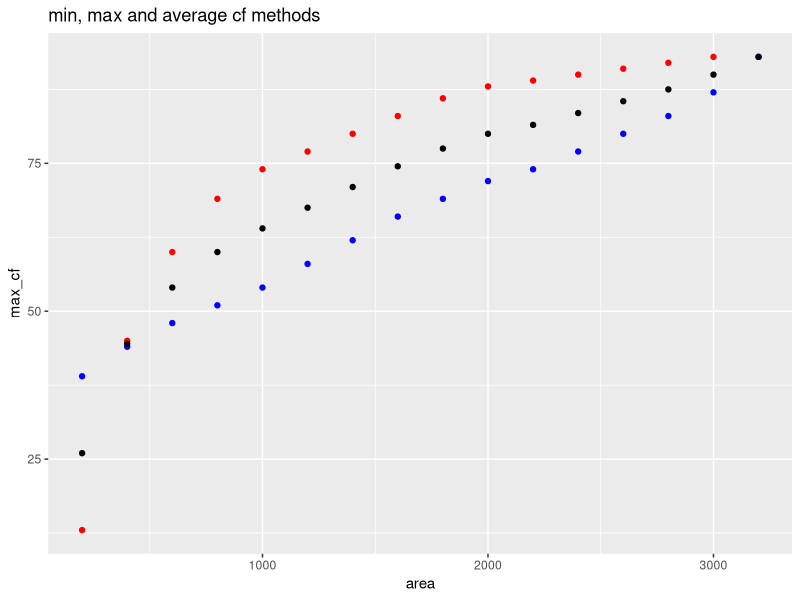
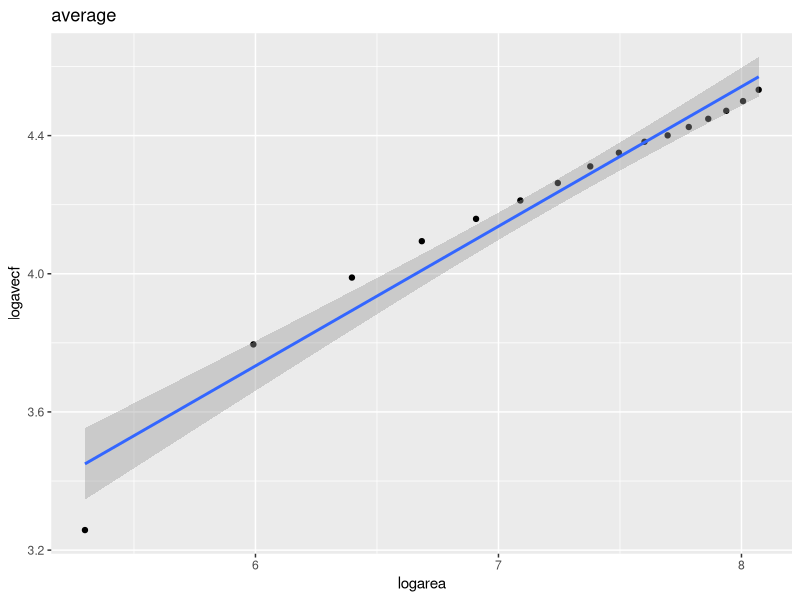
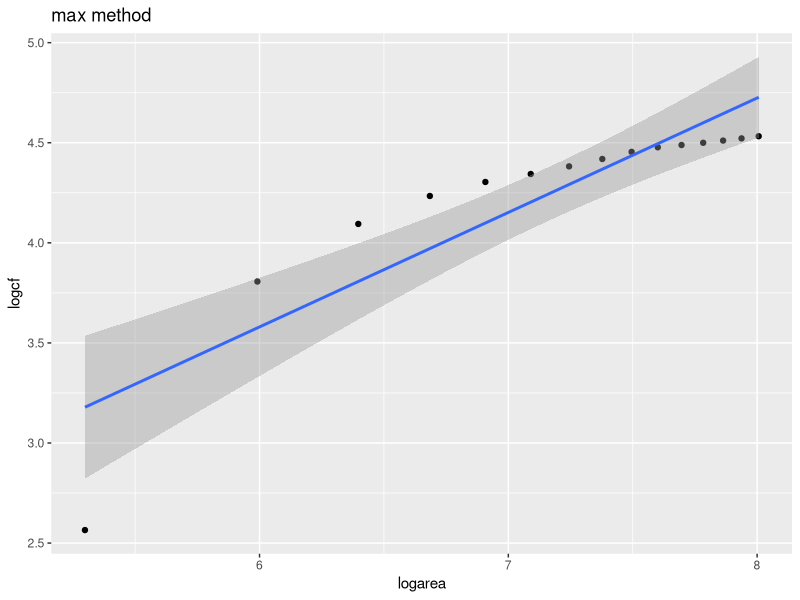
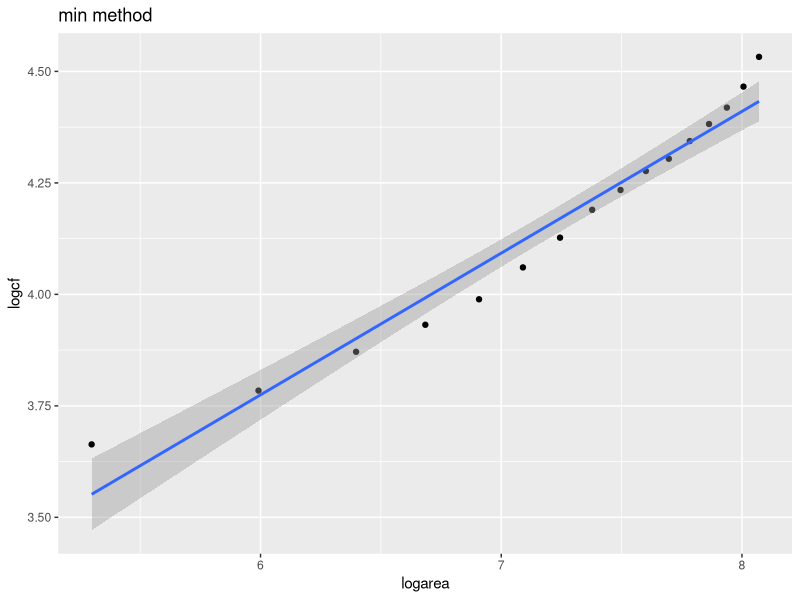

Recreate these plots in R, in order. (Note: this script raises an error after producing the figures.)
rm(list = ls())
cat("\014")
library(dplyr)
library(ggplot2)
library(nlme)
library(gridExtra)
#plot level SAC


plotrichness = read.csv("../Data/plot_rich.csv")
#plot richness includes the missing plots as 0's
plotrichness = plotrichness[, -1]

#Input all the ground flora data
Data = read.csv("../Data/GroundCover.csv")
Data_Yr2 = Data %>% filter(Yr_2 == 2)#%>%select(SITE,PLOT,NEST,COV,Amalgams)
colnames(Data_Yr2) = c("SITE", "PLOT", "NEST", "Cover", "BRC_number", "Year")
veg_codes = read.csv("../Data/vegetation_codes.csv")

# the  bryophytes, lichen etc have already been removed from veg codes csv so join this with ground cover to eliminate bryophytes from counts


colnames(veg_codes) = c("Species", "BRC_number")
Data_Yr2_veg = Data_Yr2 %>% inner_join(veg_codes)
# now using Dat_Yr2_veg means analysis is carried out without bryophytes


missing_sites = c(15, 17, 38, 46, 46, 46, 59, 59, 63,
                  74, 77, 83, 90, 98, 98, 98, 59, 79,
                  79, 91, 99, 99, 99, 48, 48, 29, 29,
                  82, 77)
missing_plots = c(1,15, 9, 2, 8, 16, 1, 8, 14, 16, 1,
                  16, 2,11,12,14,1, 2, 3, 15, 10, 13,
                  14, 7, 10, 2, 1, 7, 16)
missing = as.data.frame(cbind(missing_sites, missing_plots))
colnames(missing) = c("Site", "Plot")

# calculate SAC starting from least rich plot
#select plot with least amount of species
#remove missing plots from Data_Yr2_veg



sac_max = list()

for (i in 1:103){
  f = vector()
  plotvect = c(1:16)
  sitevector = plotrichness[i,] # vector of richnesses of each plot for site i
  # remove zero values of missing plots
  #sitevector = sitevector[sitevector != 0]
  sitevector[sitevector == 0] = NA
  start = which.min(sitevector) # take plot with min richness
  siteveg = Data_Yr2_veg %>% filter(SITE == i) #get species data for site i
  startplot = siteveg %>% filter(PLOT == start) # get species data for min plot
  f[1] = length(unique(startplot$Species)) # first frequency  is just richness of min plot
  restofplots = siteveg %>% filter(PLOT != start) # take out the min plot
  plotvect = plotvect[-start] # take out the plot number of min plot
  j = 1
    while (length(plotvect != 0)) {
      #browser()
      j = j + 1 # counter for position in f vector
      #inner joins of all other plots to min plot, tmp 2 lists all species in
      #next plot that were not in min plot.
      tmp2 = restofplots %>% group_by(PLOT) %>% anti_join(., startplot, by = "Species")
      if (length(tmp2$SITE) == 0) {
         break
      } else {
    # this just gives the numbers of new species
          nos = as.data.frame(tmp2 %>% group_by(PLOT) %>% summarise(length(unique(Species))))
    #find location i.e.plot numer of biggest new no. of species
          position = which.max(nos[, 2])
          nextplot = nos[, 1][position]
    # make the next frequency the biggest jump
          f[j] = max(nos[, 2]) #next f along, the extra species only
    #remove that plot number
          plotvect = plotvect[which(plotvect != nextplot)]
    # remove that plot species list
          restofplots = filter(siteveg, PLOT %in% plotvect)
          nextplotveg = siteveg %>% filter(PLOT == nextplot)
    # add the species for the removed plot to the start plot so only additional
    #new species are counted
          startplot = rbind(startplot, nextplotveg)
  }
    }
  sac_max[[i]] = cumsum(f)
}
  

# We have the cumsums in sac_max for the maximum gradient.
# Repeat for the minimum gradient

sac_min = list()

for (i in 1:103){
  f = vector()
  plotvect = c(1:16)
  sitevector = plotrichness[i,] # vector of richnesses of each plot for site i
  # remove zero values of missing plots
  #make NA to keep plot position
  #sitevector = sitevector[sitevector != 0]
  sitevector[sitevector == 0] = NA
  start = which.max(sitevector) # take plot with max richness
  siteveg = Data_Yr2_veg %>% filter(SITE == i) #get species data for site i
  startplot = siteveg %>% filter(PLOT == start) # get species data for min plot
  f[1] = length(unique(startplot$Species)) # first frequency  is just richness of min plot
  restofplots = siteveg %>% filter(PLOT != start) # take out the min plot
  plotvect = plotvect[-start] # take out the plot number of min plot
  j = 1
  while (length(plotvect != 0)) {
    #browser()
    j = j + 1 # counter for position in f vector
    #inner joins of all other plots to min plot, tmp 2 lists all species in
    #next plot that were not in min plot.
    tmp2 = restofplots %>% group_by(PLOT) %>% anti_join(., startplot, by = "Species")
    if (length(tmp2$SITE) == 0) {
      break
    } else {
      # this just gives the numbers of new species
      nos = as.data.frame(tmp2 %>% group_by(PLOT) %>% summarise(length(unique(Species))))
      #find location i.e.plot numer of biggest new no. of species
      position = which.min(nos[, 2])
      nextplot = nos[, 1][position]
      # make the next frequency the biggest jump
      f[j] = min(nos[, 2]) #next f along, the extra species only
      #remove that plot number
      plotvect = plotvect[which(plotvect != nextplot)]
      # remove that plot species list
      restofplots = filter(siteveg, PLOT %in% plotvect)
      nextplotveg = siteveg %>% filter(PLOT == nextplot)
      # add the species for the removed plot to the start plot so only additional
      #new species are counted
      startplot = rbind(startplot, nextplotveg)
    }
  }
  sac_min[[i]] = cumsum(f)
}


areas = seq(from = 200, to = 3200, by = 200)

# make a long df from the min cumsums
long_sac_min = data.frame()

for (i in 1:103){
  y = as.numeric(sac_min[[i]])
  l = length(y)
  x = as.numeric(areas[1:l])
  sitecol =  rep(i,l)
  cols = as.data.frame(cbind(sitecol,x,y))
  colnames(cols) = c("Site","area","min_cf")
  long_sac_min = rbind(long_sac_min,cols)
}


#make a long df from the max cumsums
  
long_sac_max = data.frame()

for (i in 1:103){
  y = as.numeric(sac_max[[i]])
  l = length(y)
  x = as.numeric(areas[1:l])
  sitecol =  rep(i,l)
  cols = as.data.frame(cbind(sitecol,x,y))
  colnames(cols) = c("Site","area","max_cf")
  long_sac_max = rbind(long_sac_max,cols)
}

#Now have long df of cf for each site by max and min method.
#Want to create an average of the two

######################################################
#For example of the issue, consider site 1

site1_max = long_sac_max%>%filter(Site == 1)
site1_min = long_sac_min%>%filter(Site == 1)

longest =  vector()
shortest = vector()

x1 = site1_max$max_cf
x2 = site1_min$min_cf

if (length(x1)>length(x2)){
  longest = x1
  shortest = x2
}else {
  longest = x2
  shortest = x1
}

diff = length(longest)  - length(shortest)
longest_cut = longest[1:length(shortest)] # take off the end cf's on longest

ave = (shortest + longest_cut)/2 # calcualte average



if (diff > 1){
index_replace = c((length(shortest)+1) : (length(shortest)+diff))
}else{
  index_replace = (length(shortest)+1)
}

replace = longest[index_replace] # now add the cut of bits back on
ave_full = c(ave,replace)

#make new dataframe of average values and areas, add log columns

ave_data =  as.data.frame(cbind(areas,ave_full))
ave_data$logarea = log(ave_data$areas)
ave_data$logavecf = log(ave_data$ave_full)

#check out the log/log for the max and min data
site1_max$logarea = log(site1_max$area)
site1_max$logcf = log(site1_max$max_cf)

site1_min$logarea = log(site1_min$area)
site1_min$logcf = log(site1_min$min_cf)

allmethods = ggplot()+
  geom_point(data = site1_max, aes(x = area, y = max_cf), color="red") +
  geom_point(data = site1_min, aes(x = area, y = min_cf),color="blue")+
  geom_point(data = ave_data, aes(x = areas, y = ave_full),color="black")+
  labs(title = "min, max and average cf methods")


avefit = ggplot(data = ave_data, aes(x = logarea, y = logavecf))+
  geom_point()+
  geom_smooth(method = "lm")+
  labs(title = "average")

maxfit = ggplot(data = site1_max, aes(x = logarea, y = logcf))+
  geom_point()+
  geom_smooth(method = "lm")+
labs(title = "max method")

minfit = ggplot(data = site1_min, aes(x = logarea, y = logcf))+
  geom_point()+
  geom_smooth(method = "lm")+
 labs(title = "min method")

pdf("../Results/Site1SAC.pdf")
grid.arrange(allmethods,avefit,maxfit,minfit, nrow = 2)
dev.off()
#####################################################

## run a linear model for every wood using min/max and average and see what's what.
# first create the average dataframe

ave_data = data.frame()

for (i in 1:103){
  
  site_max = long_sac_max%>%filter(Site == i)
  site_min = long_sac_min%>%filter(Site == i)
  
  longest =  vector()
  shortest = vector()
  
  x1 = site_max$max_cf
  x2 = site_min$min_cf
  
  if (length(x1)>length(x2)){
    longest = x1
    shortest = x2
  }else {
    longest = x2
    shortest = x1
  }
  
  diff = length(longest)  - length(shortest)
  longest_cut = longest[1:length(shortest)] # take off the end cf's on longest
  
  ave = (shortest + longest_cut)/2 # calcualte average
  
  
  
  if (diff > 1){
    index_replace = c((length(shortest)+1) : (length(shortest)+diff))
  }else{
    index_replace = (length(shortest)+1)
  }
  
  replace = longest[index_replace] # now add the cut of bits back on
  ave_full = c(ave,replace)
  
  areas = seq(from = 200, to = 3200, by = 200) # make the correct length
  areas_cut = areas[1:length(ave_full)]
  Site = rep(i,length(ave_full))
  #make a dataframe
  aves=  as.data.frame(cbind(Site,areas_cut,ave_full))
  ave_data = rbind(ave_data,aves)
}

#######################################################



#Now look at R2 etc for the min/max and average

ave_data$logarea = log(ave_data$area)
ave_data$logave = log(ave_data$ave_full)

ave_data_fits = data.frame()
for(i in 1:103){
  #browser()
  site = ave_data%>%filter(Site == i)
  model_ave = lm(site$logave ~ site$logarea)
  s = summary(model_ave)
  slope = model_ave$coefficients[2]
  r2 = s$r.squared
  this_row = as.data.frame(cbind(i,slope,r2))
  ave_data_fits= rbind(ave_data_fits, this_row)
}
colnames(ave_data_fits) = c("Site","slope","R2")
row.names(ave_data_fits) = c(1:103)
##########################################


long_sac_max$logarea = log(long_sac_max$area)
long_sac_max$log_cf_max = log(long_sac_max$max_cf)

max_data_fits = data.frame()
for(i in 1:103){
  site = long_sac_max%>%filter(Site ==i)
  model_max= lm(site$log_cf_max ~ site$logarea)
  s = summary(model_max)
  slope = model_max$coefficients[2]
  r2 = s$r.squared
  this_row = as.data.frame(cbind(i,slope,r2))
  max_data_fits = rbind(max_data_fits, this_row)
}
colnames(max_data_fits) = c("Site","slope","R2")
row.names(max_data_fits) = c(1:103)
#######################################

long_sac_min$logarea = log(long_sac_min$area)
long_sac_min$log_cf_min = log(long_sac_min$min_cf)

min_data_fits = data.frame()
for(i in 1:103){
  site = long_sac_min%>%filter(Site ==i)
  model_min= lm(site$log_cf_min ~ site$logarea)
  s = summary(model_min)
  slope = model_min$coefficients[2]
  r2 = s$r.squared
  this_row = as.data.frame(cbind(i,slope,r2))
  min_data_fits = rbind(min_data_fits, this_row)
}
colnames(min_data_fits) = c("Site","slope","R2")
row.names(min_data_fits) = c(1:103)

#########################################

#look at slopes and r2 from the three dataframes

avehist = ggplot(ave_data_fits, aes(slope))+
  geom_histogram(binwidth = 0.05, col = "black", fill = "grey")+
  ggtitle("Distribution of slopes in average of two methods")
aveR2 = ggplot(ave_data_fits, aes(R2))+
  geom_histogram(binwidth = 0.05, col = "black", fill = "grey")+
  ggtitle("Distribution of R2 in average of two methods")

minhist = ggplot(min_data_fits, aes(slope))+
  geom_histogram(binwidth = 0.05, col = "black", fill = "grey")+
  ggtitle("Distribution of slopes from minimum method")
minR2 = ggplot(min_data_fits, aes(R2))+
  geom_histogram(binwidth = 0.05, col = "black", fill = "grey")+
  ggtitle("Distribution of R2 using minimum method")

maxhist =ggplot(max_data_fits, aes(slope))+
  geom_histogram(binwidth = 0.05, col = "black", fill = "grey")+
  ggtitle("Distribution of slopes from maximum method")
maxR2=ggplot(max_data_fits, aes(R2))+
  geom_histogram(binwidth = 0.05, col = "black", fill = "grey")+
  ggtitle("Distribution of R2 using maximum method")

pdf("../Results/AcrossPlotSAC.pdf")
grid.arrange(avehist,aveR2,minhist,minR2,maxhist,maxR2, nrow = 3)
dev.off()


